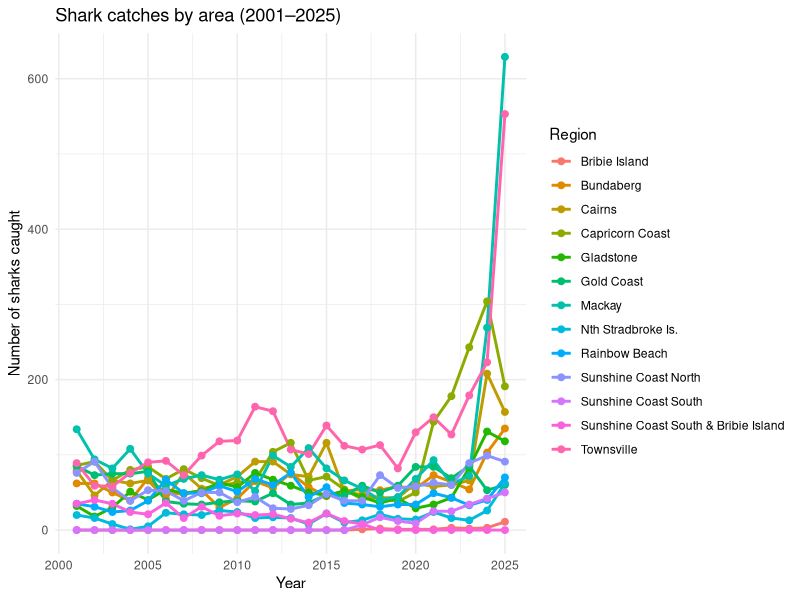
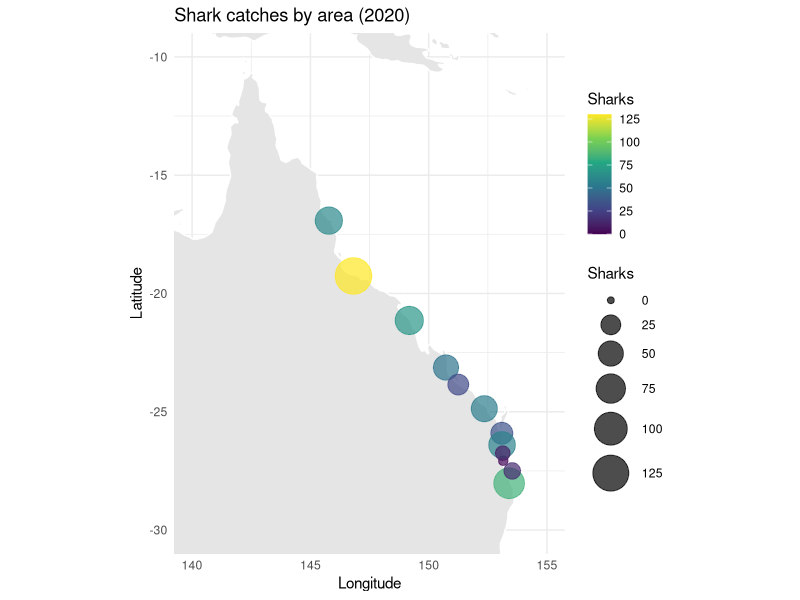
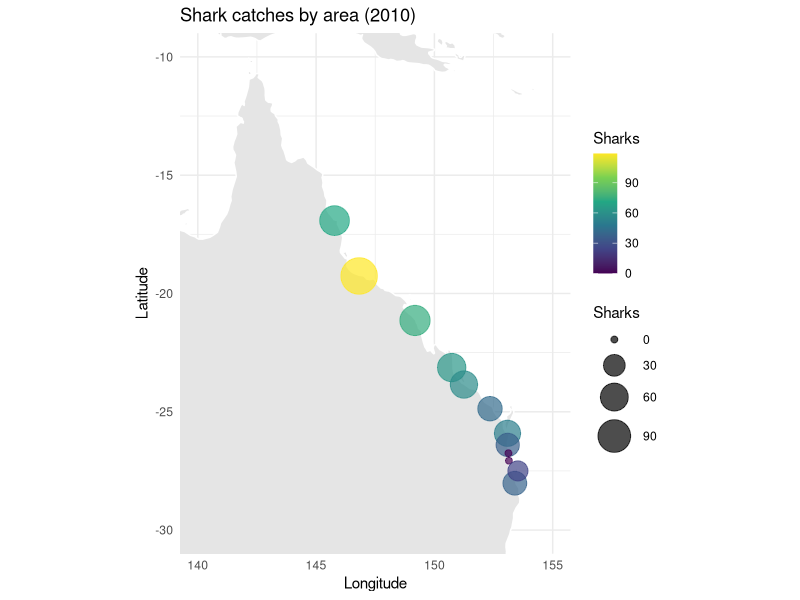

The R script that drew these images, in order:
## ---- chunk 1
knitr::opts_chunk$set(echo = TRUE)
## ---- chunk 2
library(tidyverse)

## ---- chunk 3
# Import the raw data
raw_data <- read_csv("Data/Qfishdata.csv")

## ---- chunk 4

# 2. First row contains species groups (Mammal, Other, Shark, Turtle, Total)
#    Extract those labels and build proper column names
categories <- raw_data[1, -1] |> as.character()
year_cols <- names(raw_data)[-1]

# Create a dataframe with multi-index-like names: Year.Category
colnames(raw_data) <- c("Area", paste(year_cols, categories, sep = "_"))

# 3. Drop the first row (species header row)
raw_data <- raw_data[-1, ]

# 4. Keep only Shark columns
shark_cols <- c("Area", grep("_Shark$", names(raw_data), value = TRUE))
shark_data <- raw_data[ , shark_cols]

# 5. Reshape to tidy format
shark_tidy <- shark_data |>
  pivot_longer(
    cols = -Area,
    names_to = "Year",
    values_to = "Shark"
  ) |>
  # Extract just the year number from e.g. "2001_Shark"
  mutate(
    Year = str_extract(Year, "^[0-9]{4}") |> as.integer(),
    Shark = as.numeric(Shark)
  )

# 6. Remove Grand Total row and replace NAs with 0
shark_tidy <- shark_tidy |>
  filter(Area != "Grand Total") |>
  mutate(Shark = replace_na(Shark, 0))

# Inspect cleaned dataset
head(shark_tidy)

## ---- chunk 5
ggplot(shark_tidy, aes(x = Year, y = Shark, colour = Area)) +
  geom_line(size = 1) +
  geom_point(size = 2) +
  labs(
    title = "Shark catches by area (2001–2025)",
    x = "Year",
    y = "Number of sharks caught",
    colour = "Region"
  ) +
  theme_minimal()

## ---- chunk 6

library(maps)

#  Assign approximate lat/lon coordinates to SCP areas
area_coords <- tribble(
  ~Area,                 ~lat,    ~lon,
  "Bribie Island",      -27.07, 153.15,
  "Bundaberg",          -24.87, 152.35,
  "Cairns",             -16.92, 145.78,
  "Capricorn Coast",    -23.13, 150.73,
  "Gladstone",          -23.85, 151.25,
  "Gold Coast",         -28.02, 153.40,
  "Mackay",             -21.14, 149.18,
  "Nth Stradbroke Is.", -27.50, 153.53,
  "Rainbow Beach",      -25.91, 153.09,
  "Sunshine Coast North",-26.40, 153.10,
  "Sunshine Coast South",-26.75, 153.13,
  "Townsville",         -19.26, 146.82
)

# Filter shark data for a single year (e.g. 2020)
shark2020 <- shark_tidy %>% filter(Year == 2020)

# Merge shark catches with coordinates
shark_map <- left_join(shark2020, area_coords, by = "Area")

# Base world map from ggplot2
world <- map_data("world")

# Plot
ggplot() +
  geom_polygon(data = world, aes(x = long, y = lat, group = group),
               fill = "grey90", colour = "white") +
  geom_point(data = shark_map,
             aes(x = lon, y = lat, size = Shark, colour = Shark),
             alpha = 0.7) +
  scale_size_continuous(range = c(2, 12)) +
  scale_colour_viridis_c() +
  coord_fixed(xlim = c(140, 155), ylim = c(-30, -10)) +
  labs(title = "Shark catches by area (2020)",
       x = "Longitude", y = "Latitude",
       size = "Sharks", colour = "Sharks") +
  theme_minimal()

## ---- chunk 7



# Filter shark data for a single year (e.g. 2020)
shark2010 <- shark_tidy %>% filter(Year == 2010)

# Merge shark catches with coordinates
shark_map <- left_join(shark2010, area_coords, by = "Area")

# Base world map from ggplot2
world <- map_data("world")

# Plot
ggplot() +
  geom_polygon(data = world, aes(x = long, y = lat, group = group),
               fill = "grey90", colour = "white") +
  geom_point(data = shark_map,
             aes(x = lon, y = lat, size = Shark, colour = Shark),
             alpha = 0.7) +
  scale_size_continuous(range = c(2, 12)) +
  scale_colour_viridis_c() +
  coord_fixed(xlim = c(140, 155), ylim = c(-30, -10)) +
  labs(title = "Shark catches by area (2010)",
       x = "Longitude", y = "Latitude",
       size = "Sharks", colour = "Sharks") +
  theme_minimal()
